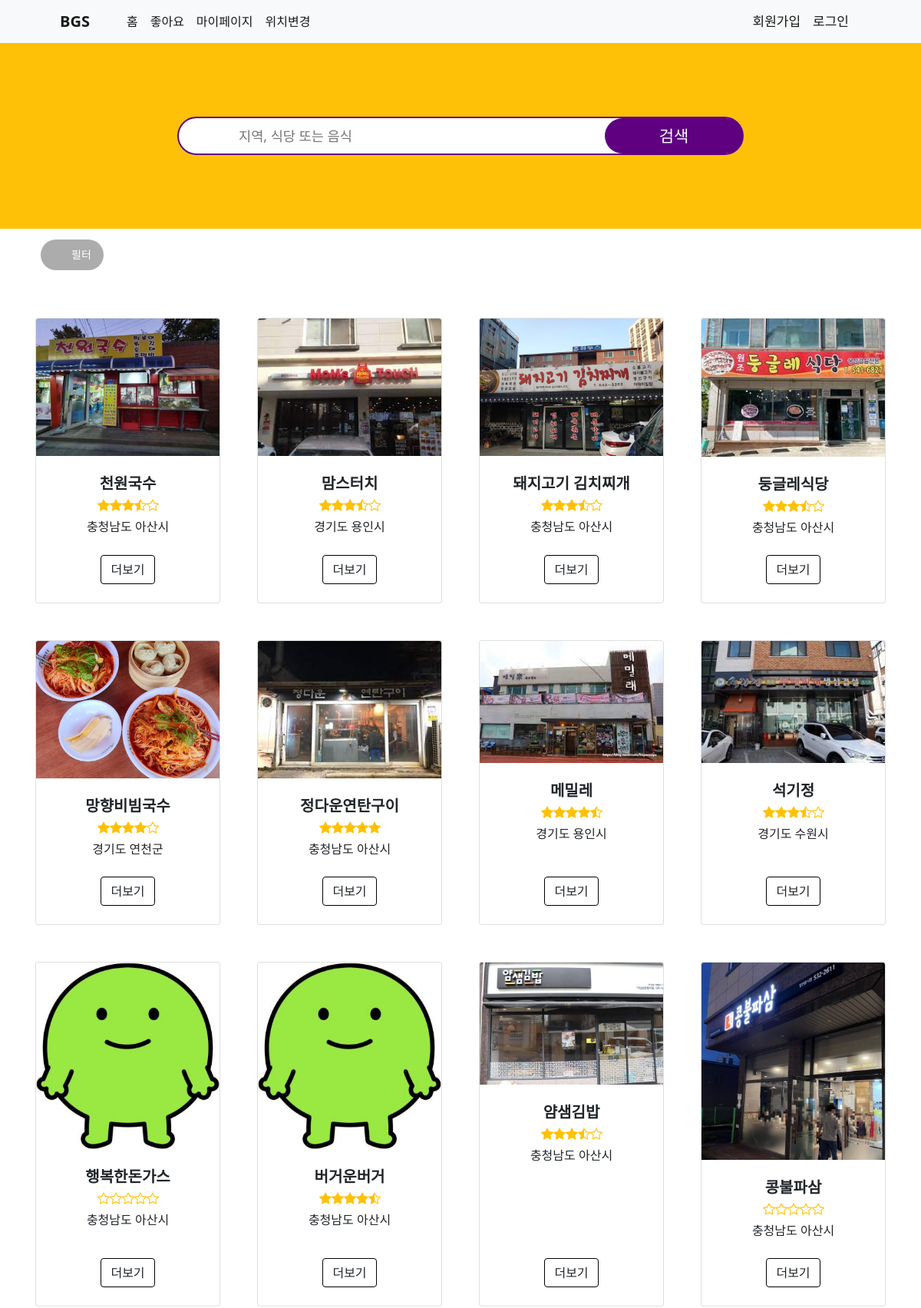
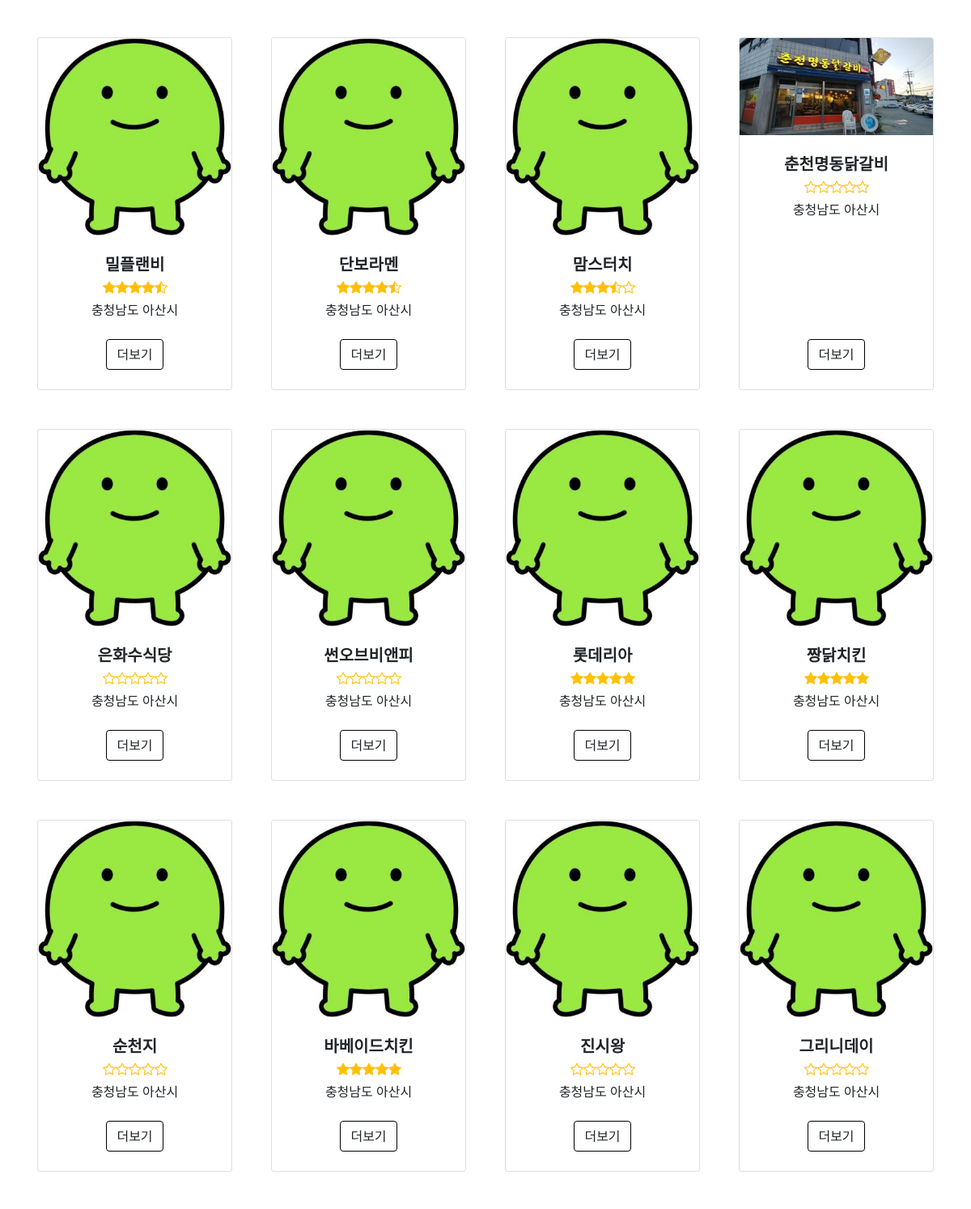
The page / (upper part) on the database its author committed (2 pictures, top to bottom).
### tables this page shows
CREATE TABLE `food` (
  `num` int(11) NOT NULL AUTO_INCREMENT,
  `like_num` int(11) DEFAULT NULL,
  `count` int(11) DEFAULT NULL,
  `star_num` float DEFAULT NULL,
  `name` varchar(30) DEFAULT NULL,
  `branch` varchar(50) DEFAULT NULL,
  `time` varchar(30) DEFAULT NULL,
  `restday` varchar(50) DEFAULT NULL,
  `tnum` varchar(30) DEFAULT NULL,
  `type` varchar(30) DEFAULT NULL,
  `parking` varchar(50) DEFAULT NULL,
  `regist_day` varchar(20) DEFAULT NULL,
  `lat` double DEFAULT NULL,
  `lng` double DEFAULT NULL,
  `image` varchar(100) DEFAULT '그림01.jpg',
  `area_do` varchar(50) DEFAULT NULL,
  `area_si` varchar(50) DEFAULT NULL,
  `restaurant_introduction` varchar(500) DEFAULT NULL,
  PRIMARY KEY (`num`)
);

### index.php (the view, shortened to what this page needs)
<?php
include "./lib/dbconn.php";
if( isset($_SESSION['lat'])|| isset($_SESSION['lat'])){
    $lat=$_SESSION['lat'];
    $lng=$_SESSION['lng'];
}
else{
$ch = curl_init();
$result2 = curl_exec($ch);
$response = json_decode($result2, true);
$lat = $response['location']['lat'];
$lng = $response['location']['lng'];
}
if(isset($_SESSION['userid'])){
    $birthdate = $_SESSION['birth'];
    $gender = $_SESSION['gender'];
    $age = calculateAge($birthdate);
    if($age>=20 && $age<30 && $gender == 'M') {
        $sql ="SELECT f.*, i.twenty_m,
        (6371 * acos(cos(radians($lat)) * cos(radians(f.lat)) * cos(radians(f.lng) - radians($lng)) + sin(radians($lat)) * sin(radians(f.lat)))) AS distance
    FROM food AS f
    JOIN inquery AS i ON f.num = i.food_num
    WHERE f.star_num >= 3.5
    HAVING distance < 10
    ORDER BY i.twenty_m DESC";
    $result= mysqli_query($conn,$sql);
    }
    else if($age>=20 && $age<30 && $gender == 'F') {
        $sql ="SELECT f.*, i.twenty_f,
        (6371 * acos(cos(radians($lat)) * cos(radians(f.lat)) * cos(radians(f.lng) - radians($lng)) + sin(radians($lat)) * sin(radians(f.lat)))) AS distance
        FROM food AS f
        JOIN inquery AS i ON f.num = i.food_num
        WHERE f.star_num >= 3.5
        HAVING distance < 10
        ORDER BY i.twenty_f DESC";
    $result= mysqli_query($conn,$sql);
    }
    else if($age>=30 && $age<40 && $gender == 'M') {
        $sql ="SELECT f.*, i.thirty_m,
        (6371 * acos(cos(radians($lat)) * cos(radians(f.lat)) * cos(radians(f.lng) - radians($lng)) + sin(radians($lat)) * sin(radians(f.lat)))) AS distance
        FROM food AS f
        JOIN inquery AS i ON f.num = i.food_num
        WHERE f.star_num >= 3.5
        HAVING distance < 10
        ORDER BY i.thirty_m DESC";
    $result= mysqli_query($conn,$sql);
    }
    else if($age>=30 && $age<40 && $gender == 'F') {
        $sql ="SELECT f.*, i.thirty_f,
        (6371 * acos(cos(radians($lat)) * cos(radians(f.lat)) * cos(radians(f.lng) - radians($lng)) + sin(radians($lat)) * sin(radians(f.lat)))) AS distance
        FROM food AS f
        JOIN inquery AS i ON f.num = i.food_num
        WHERE f.star_num >= 3.5
        HAVING distance < 10
        ORDER BY i.thirty_f DESC";
    $result= mysqli_query($conn,$sql);
    }
    else if($age>=40 && $age<50 && $gender == 'M') {
        $sql ="SELECT f.*, i.fourty_m,
        (6371 * acos(cos(radians($lat)) * cos(radians(f.lat)) * cos(radians(f.lng) - radians($lng)) + sin(radians($lat)) * sin(radians(f.lat)))) AS distance
        FROM food AS f
        JOIN inquery AS i ON f.num = i.food_num
        WHERE f.star_num >= 3.5
        HAVING distance < 10
        ORDER BY i.fourty_m DESC";
    $result= mysqli_query($conn,$sql);
    }
    else if($age>=40 && $age<50 && $gender == 'F') {
        $sql ="SELECT f.*, i.fourty_f,
        (6371 * acos(cos(radians($lat)) * cos(radians(f.lat)) * cos(radians(f.lng) - radians($lng)) + sin(radians($lat)) * sin(radians(f.lat)))) AS distance
        FROM food AS f
        JOIN inquery AS i ON f.num = i.food_num
        WHERE f.star_num >= 3.5
        HAVING distance < 10
        ORDER BY i.fourty_f DESC";
    $result= mysqli_query($conn,$sql);
    }
    else if($age>=50 && $age<60 && $gender == 'M') {
        $sql ="SELECT f.*, i.fifty_m,
        (6371 * acos(cos(radians($lat)) * cos(radians(f.lat)) * cos(radians(f.lng) - radians($lng)) + sin(radians($lat)) * sin(radians(f.lat)))) AS distance
        FROM food AS f
        JOIN inquery AS i ON f.num = i.food_num
        WHERE f.star_num >= 3.5
        HAVING distance < 10
        ORDER BY i.fifty_m DESC";
    $result= mysqli_query($conn,$sql);
    }
    else if($age>=50 && $age<60 && $gender == 'F') {
        $sql ="SELECT f.*, i.fifty_f,
        (6371 * acos(cos(radians($lat)) * cos(radians(f.lat)) * cos(radians(f.lng) - radians($lng)) + sin(radians($lat)) * sin(radians(f.lat)))) AS distance
        FROM food AS f
        JOIN inquery AS i ON f.num = i.food_num
        WHERE f.star_num >= 3.5
        HAVING distance < 10
        ORDER BY i.fifty_f DESC";
    $result= mysqli_query($conn,$sql);
    }
}
else{
    $sql = "SELECT * from food";
    $result = mysqli_query($conn,$sql);
}
?>
<!DOCTYPE html>
<?php
    $userid="";
?>
<html lang="ko">
    <head>
        <link href="https://cdn.jsdelivr.net/npm/bootstrap-icons@1.5.0/font/bootstrap-icons.css" rel="stylesheet" />
        <link href="./css/styles.css" rel="stylesheet" />
        <link href="./css/main3.css" rel="stylesheet" />
    </head>
    <body>
        <nav class="navbar navbar-expand-lg navbar-light bg-light">
            <div class="container px-4 px-lg-5">
                <a class="navbar-brand fw-bolder" href="../index.php">BGS</a>
                <div class="collapse navbar-collapse" id="navbarSupportedContent">
                    <ul class="navbar-nav me-auto mb-2 mb-lg-0 ms-lg-4">
                        <li class="nav-item"><a class="nav-link active" aria-current="page" href="./index.php">홈</a></li>
                        <li class="nav-item"><a class="nav-link active" href="./like.php">좋아요</a></li>
                        <li class="nav-item"><a class="nav-link active" href="./mypage/my_page.php">마이페이지</a></li>
                        <li class="nav-item"><a class="nav-link active" href="./main3.php">위치변경</a></li>
                    </ul>
                    <ul class="navbar-nav">
                        <?php if(!$userid){  ?>
                            <a style="font-size: 17px" class="navbar-brand" href="./member/member_form.php">회원가입</a></li>
                            <a style="font-size: 17px" class="navbar-brand" href="./login/login_form2.php">로그인</a></li>
                        <?php }else{ ?>
                            <a style="font-size: 17px" class="navbar-brand" href="./login/logout.php">로그아웃</a></li>
                        <?php }?>
                    </ul>
                </div>
            </div>
        </nav>
        <header class="bg-warning py-5">
            <div class="container px-4 px-lg-5 my-5">
                <div class="text-center text-black">
                <fieldset class="main-search">
                <form method='post' action='./search/search3.php' name='search'>
                    <legend>전체 검색</legend>
                    <label class="search-word" for="main-search">
                        <span class="search-icon">검색 :</span>
                        <input id="main-search" class="HomeSearchInput" name="main-search" type="text" maxlength="50" placeholder="지역, 식당 또는 음식" autocomplete="off"/>
                    </label>
                    <input class="btn-search" type="submit" value="검색" />
                </form>
                </fieldset>
                </div>
            </div>
        </header>
    <div class="category_fillter_box container px-2 px-lg-3 mt-6">
      <div class="swiper_container">
        <ul class="swiper_wrap">
          <li class="swiper_slide">
            <a class="btn_fillter">
              <span>필터</span>
            </a>
          </li>
        </ul>
      </div>
    </div>
        <section class="py-5">
            <div class="container px-2 px-lg-3 mt-6">
                <div class="row gx-4 gx-lg-5 row-cols-2 row-cols-md-3 row-cols-xl-4 justify-content-center">
                    <?php
                    while ($row = $result -> fetch_assoc()){
                    ?>
                    <div class="col mb-5">
                        <div class="card h-100">
                            <img class="card-img-top" src="./fimg/<?=$row['image']?>" alt="..." />
                            <div class="card-body p-4">
                                <div class="text-center">
                                    <h5 class="fw-bolder"><?=$row['name']?></h5>
                                    <div class="d-flex justify-content-center small text-warning mb-2">
                                    </div>
                                    <?=$row['area_do']?> <?=$row['area_si']?>
                                </div>
                            </div>
                            <div class="card-footer p-4 pt-0 border-top-0 bg-transparent">
                                <div class="text-center"><a class="btn btn-outline-dark mt-auto" href="./count.php?no=<?= $row['num']?>">더보기</a></div>
                            </div>
                        </div>
                    </div>
                    <?php } ?>
                </div>
            </div>
        </section>
    </body>
</html>

### css/main3.css (style rules this page uses)
fieldset { appearance: none; }
input[type='submit'] { appearance: none; cursor: pointer; border: 0px; }
ul { margin: 0; list-style: none; list-style-image: none; }
.main-search { position: relative; margin: 0 15px; height: 48px; border: 1px solid rgb(95, 0, 128); border-radius: 50px; background-color: #fff; }
.main-search .search-word { position: absolute; top: 0; right: 110px; bottom: 0; left: 48px; }
.search-icon { display: block; position: absolute; top: 50%; left: -27px; text-indent: -9999px; }
.main-search input[type='text'] { display: block; width: 100%; font-size: 0.813rem; color: #cbcbcb; line-height: 44px; border: 0; }
.main-search .btn-search { display: block; position: absolute; top: 0; right: -1px; width: 110px; font-size: 0.813rem; color: #fff; line-height: 48px; border-radius: 50px; background-color: rgb(95, 0, 128); height: 100%; }
.category_fillter_box { height: 68px; background: #fff; }
.swiper_container { padding-top: 14px; text-align: center; }
.swiper_wrap { display: flex; margin-left: 7px; width: auto; padding: 0; }
.swiper_slide { display: flex; float: left; box-sizing: content-box; }
.btn_fillter { color: #fff; background-color: #acacac; display: flex; font-size: 14px; padding: 0 16px; text-align: left; height: 40px; line-height: 40px; border-radius: 100px; text-decoration: none; cursor: pointer; }
.btn_fillter span { padding-left: 24px; background: url(/assets/sliders2.svg) no-repeat 0 center; display: block; }
@media screen and (min-width: 769px) { .main-search { margin: 0 auto; height: 50px; width: 738px; border: 2px solid rgb(95, 0, 128); border-radius: 80px; } }
@media screen and (min-width: 769px) { .search-word { right: 238px; left: 85px; } }
@media screen and (min-width: 769px) { .search-icon { left: -20px; margin-top: -15.5px; background-image: url(/assets/search.svg); background-size: cover; width: 30px; height: 31px; } }
@media screen and (min-width: 769px) { .main-search input[type='text'] { height: 45px; width: 415px; margin: 0 30px; padding: 0; font-size: 1.1rem; line-height: 50px; color: #000; } }
@media screen and (min-width: 769px) { .main-search .btn-search { width: 180px; font-size: 1.313rem; line-height: 42px; border-radius: 80px; } }

### rows shown on the page
food: image (picture), name "천원국수", area_do "충청남도", area_si "아산시"
food: image (picture), name "맘스터치", area_do "경기도", area_si "용인시"
food: image (picture), name "돼지고기 김치찌개", area_do "충청남도", area_si "아산시"
food: image (picture), name "둥글레식당", area_do "충청남도", area_si "아산시"
food: image (picture), name "망향비빔국수", area_do "경기도", area_si "연천군"
food: image (picture), name "정다운연탄구이", area_do "충청남도", area_si "아산시"
food: image (picture), name "메밀레", area_do "경기도", area_si "용인시"
food: image (picture), name "석기정", area_do "경기도", area_si "수원시"
food: image (picture), name "행복한돈가스", area_do "충청남도", area_si "아산시"
food: image (picture), name "버거운버거", area_do "충청남도", area_si "아산시"
food: image (picture), name "얌샘김밥", area_do "충청남도", area_si "아산시"
food: image (picture), name "콩불파삼", area_do "충청남도", area_si "아산시"
food: image (picture), name "밀플랜비", area_do "충청남도", area_si "아산시"
food: image (picture), name "단보라멘", area_do "충청남도", area_si "아산시"
food: image (picture), name "맘스터치", area_do "충청남도", area_si "아산시"
food: image (picture), name "춘천명동닭갈비", area_do "충청남도", area_si "아산시"
food: image (picture), name "은화수식당", area_do "충청남도", area_si "아산시"
food: image (picture), name "썬오브비앤피", area_do "충청남도", area_si "아산시"
food: image (picture), name "롯데리아", area_do "충청남도", area_si "아산시"
food: image (picture), name "짱닭치킨", area_do "충청남도", area_si "아산시"
food: image (picture), name "순천지", area_do "충청남도", area_si "아산시"
food: image (picture), name "바베이드치킨", area_do "충청남도", area_si "아산시"
food: image (picture), name "진시왕", area_do "충청남도", area_si "아산시"
food: image (picture), name "그리니데이", area_do "충청남도", area_si "아산시"
